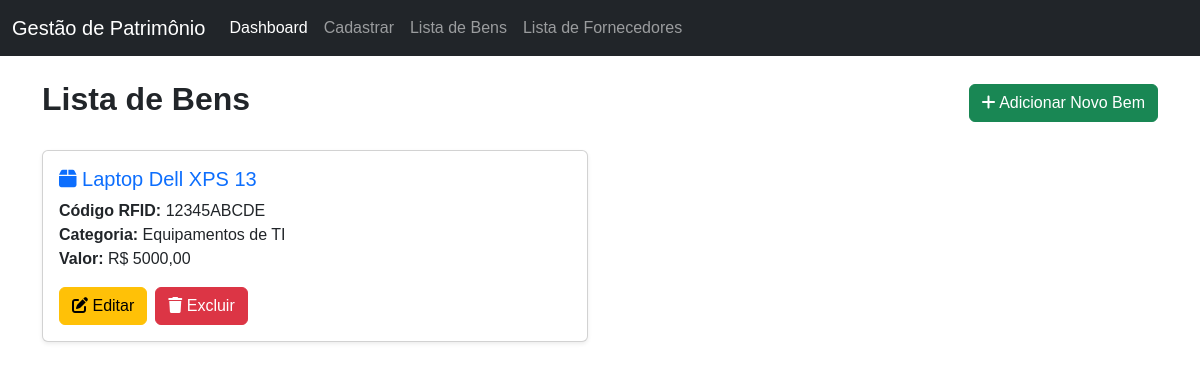
The app's page /bens/, older data.
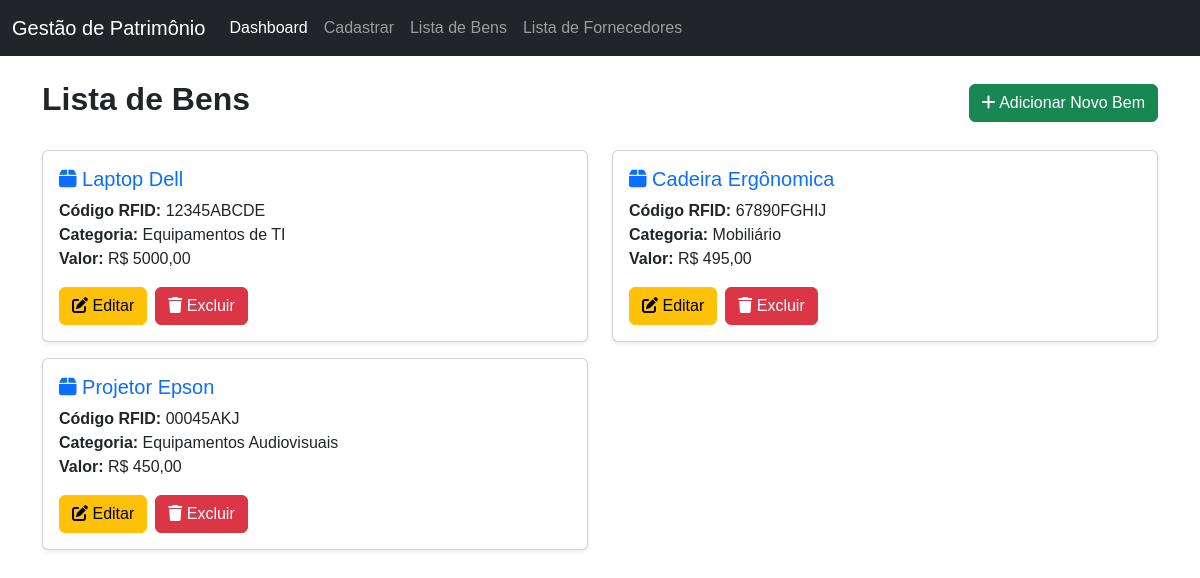
The same page, newer data.
### patrimonio/models.py (models this page shows, shortened)
class Bem(models.Model):
    codigo_rfid = models.CharField(max_length=50, unique=True) # aqui vai retornar o código do rfid do bem
    nome = models.CharField(max_length=200)
    categoria = models.ForeignKey(Categoria, on_delete=models.CASCADE) # chave estrangeira para a categoria
    departamento = models.ForeignKey(Departamento, on_delete=models.CASCADE) # chave estrangeira para o departamento
    fornecedor = models.ForeignKey(Fornecedor, on_delete=models.SET_NULL, null=True, blank=True) # chave estrangeira para o fornecedor
    data_aquisicao = models.DateField() # data de aquisição do bem
    data_revisao = models.DateField(blank=True, null=True) # data de revisão do bem
    valor = models.DecimalField(max_digits=10, decimal_places=2) # valor do bem
    status_manutencao = models.BooleanField(default=False) # status de manutenção do bem

class Categoria(models.Model):
    nome = models.CharField(max_length=100, unique=True) # vai retornar o nome da categoria
    def __str__(self):
        return self.nome

### patrimonio/views.py (the view)
# urls.py: path('bens/', lista_bens, name='lista_bens'),
def lista_bens(request):
    bens = Bem.objects.all() # lista de todos os bens
    return render(request, "lista_bens.html", {"bens": bens}) # renderiza a view lista_bens.html com a lista de bens

### patrimonio/templates/lista_bens.html (shortened to what this page needs)
{% extends 'base.html' %}
{% block content %}
<div class="container mt-4">
    <div class="d-flex justify-content-between align-items-center mb-4">
        <h2 class="text-center"><strong>Lista de Bens</strong></h2>
        <a href="{% url 'cadastrar_bem' %}" class="btn btn-success">
            <i class="fa-solid fa-plus"></i> Adicionar Novo Bem
        </a>
    </div>
    <div class="row">
        {% for bem in bens %}
            <div class="col-md-6 mb-3">
                <div class="card shadow-sm">
                    <div class="card-body">
                        <h5 class="card-title text-primary">
                            <i class="fa-solid fa-box"></i> {{ bem.nome }}
                        </h5>
                        <p class="card-text">
                            <strong>Código RFID:</strong> {{ bem.codigo_rfid }}<br>
                            <strong>Categoria:</strong> {{ bem.categoria }}<br>
                            <strong>Valor:</strong> R$ {{ bem.valor }}
                        </p>
                        <div class="d-flex gap-2">
                            <a href="{% url 'editar_bem' bem.id %}" class="btn btn-warning">
                                <i class="fa-solid fa-pen-to-square"></i> Editar
                            </a>
                            <a href="{% url 'excluir_bem' bem.id %}" class="btn btn-danger" onclick="return confirm('Tem certeza que deseja excluir este bem?')">
                                <i class="fa-solid fa-trash"></i> Excluir
                            </a>
                        </div>
                    </div>
                </div>
            </div>
        {% empty %}
            <div class="col-12">
                <p class="text-muted text-center">Nenhum bem cadastrado ainda.</p>
            </div>
        {% endfor %}
    </div>
</div>
{% endblock %}

Row changes from the older to the newer data that the page shows:
changed Bem "12345ABCDE": nome "Laptop Dell XPS 13" → "Laptop Dell"
added Bem: nome "Cadeira Ergônomica", codigo_rfid "67890FGHIJ", categoria "Mobiliário", valor "495,00"
added Bem: nome "Projetor Epson", codigo_rfid "00045AKJ", categoria "Equipamentos Audiovisuais", valor "450,00"
